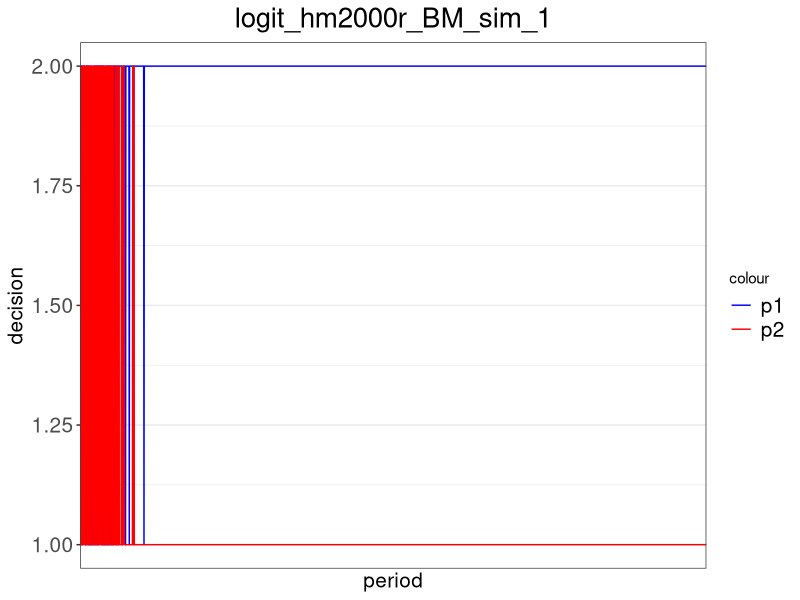
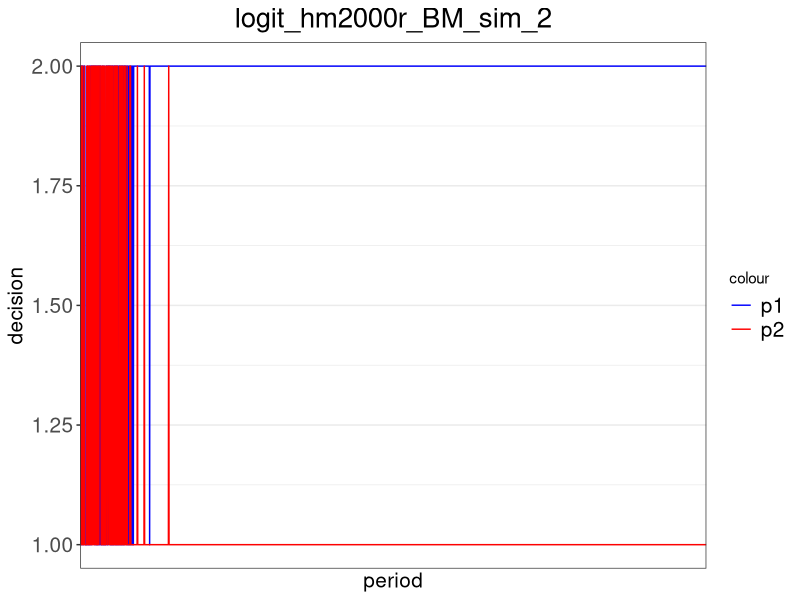
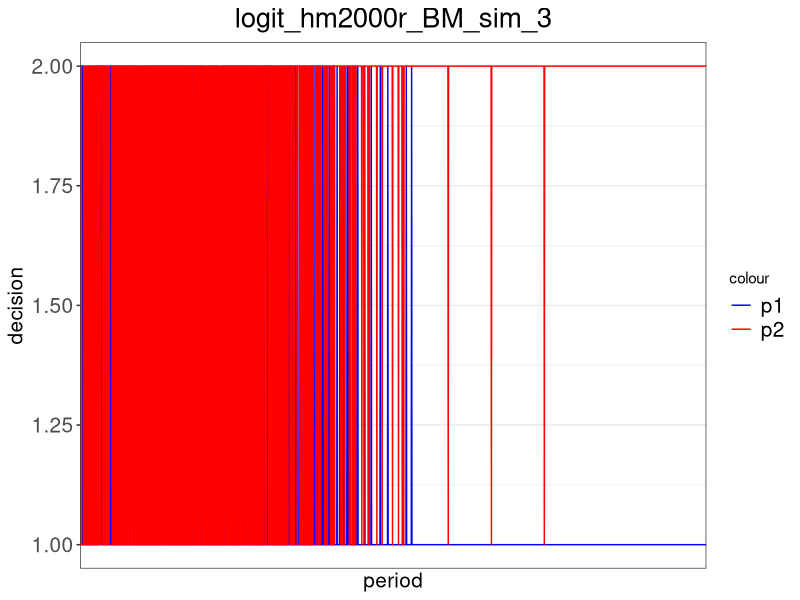
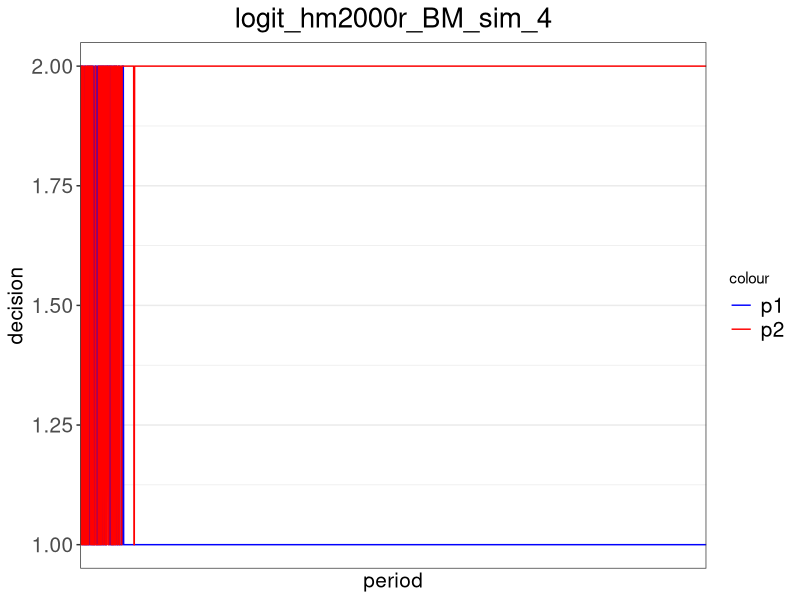
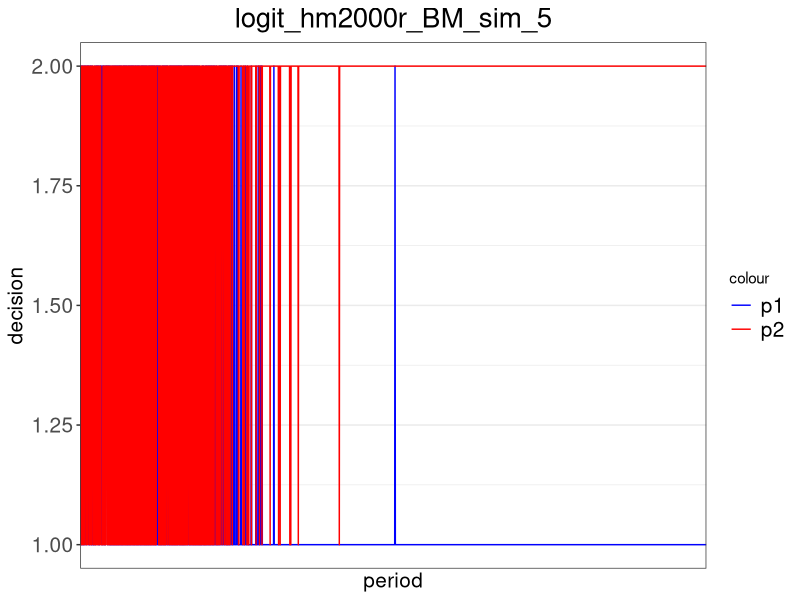

Recreate these plots in R, in order. (Note: a time limit stopped this script after it produced the figures.)
##### Package and Payoff #####
# add package
library(ggplot2)
library(xtable)

# set up the payoff matrix
pay_chicken = matrix(c(100,200,600,500),2,2) # payoff matrix 2x2

# build the payoff function (chicken, can be switched to MV)
payoff = function(my_choice, your_choice){
  return(pay_chicken[my_choice, your_choice])
}


##### HM2000 (regret1) #####
# build the regret function for action m (m is 1,2,or 3) under hm2000
regret_hm2000 = function(m, iteration, my_history, your_history){
  
  # calculate the length of history
  len_history = iteration - 1
  
  # get my most recent decision
  lastchoice = my_history[len_history]
  
  # create a regret payoff term
  my_regret = rep(0, len_history)
  
  # loop over previous periods to replace the choice with decision 1
  for (i in 1:len_history){
    if (my_history[i] == lastchoice){
      my_regret[i] = payoff(m, your_history[i])
    }
    else{
      my_regret[i] = payoff(my_history[i], your_history[i])
    }
  }
  
  # calculate and return the regret
  return(mean(my_regret))
}


# build the decision function based on the regret function under hm2000
decision_hm2000 = function(mu, iteration, my_history, your_history){
  
  # get my most recent decision
  lastchoice = my_history[iteration-1]
  
  # compute regret for all possible decisions
  regret1 = regret_hm2000(1, iteration, my_history, your_history)
  regret2 = regret_hm2000(2, iteration, my_history, your_history)
  
  # calculate the decision when my last choice is 1
  if (lastchoice == 1){
    if (regret1 >= regret2){return(1)}
    else{
      # switch with a positive probability from 1 to 2
      seed = runif(1,0,1)
      prob = (regret2-regret1)/mu
      if (seed <= prob){return(2)}
      else{return(1)}
    }
  }
  
  # calculate the decision when my last choice is 2
  if (lastchoice == 2){
    if (regret1 <= regret2){return(2)}
    else{
      # switch with a positive probability from 2 to 1
      seed = runif(1,0,1)
      prob = (regret1-regret2)/mu
      if (seed <= prob){return(1)}
      else{return(2)}
    }
  }
}


# build the decision function based on logit response
decision_hm2000_logit = function(mu, beta, iteration, my_history, your_history){
  
  # compute regret for all possible decisions
  regret1 = regret_hm2000(1, iteration, my_history, your_history)
  regret2 = regret_hm2000(2, iteration, my_history, your_history)
  
  # using logit response to calculate the probability of choosing each strategy
  prob = c(0,0)
  prob[1] = exp(beta[1]*regret1)/(exp(beta[1]*regret1) + exp(beta[2]*regret2))
  prob[2] = exp(beta[2]*regret2)/(exp(beta[1]*regret1) + exp(beta[2]*regret2))
  
  # randomly determine the decision
  seed = runif(1,0,1)
  if (seed <= prob[1]){return(1)}
  else{return(2)}
}


##### Average Historical Payoff (regret2) #####
# build the regret function for action m (m is 1,2,or 3) under average historical payoff
regret_avgpay = function(m, iteration, my_history, your_history){
  
  # calculate the length of history
  len_history = iteration - 1
  
  # create a regret payoff term
  my_regret = 0
  period = 0
  
  # loop over previous periods to calculate the total historical payoff
  for (i in 1:len_history){
    if (my_history[i] == m){
      my_regret = my_regret + payoff(my_history[i], your_history[i])
      period = period + 1
    }
  }
  
  # return the average historical payoff
  if (period == 0){return(0)}
  else{
    return(my_regret/period)
  }
}


# build the decision function based on the regret function under average historical payoff
decision_avgpay = function(mu, iteration, my_history, your_history){
  
  # get my most recent decision
  lastchoice = my_history[iteration-1]
  
  # compute regret for all possible decisions
  regret1 = regret_avgpay(1, iteration, my_history, your_history)
  regret2 = regret_avgpay(2, iteration, my_history, your_history)
  
  # calculate the decision when my last choice is 1
  if (lastchoice == 1){
    if (regret1 >= regret2){return(1)}
    else{
      # switch with a positive probability from 1 to 2
      seed = runif(1,0,1)
      prob = (regret2-regret1)/mu
      if (seed <= prob){return(2)}
      else{return(1)}
    }
  }
  
  # calculate the decision when my last choice is 2
  if (lastchoice == 2){
    if (regret1 <= regret2){return(2)}
    else{
      # switch with a positive probability from 2 to 1
      seed = runif(1,0,1)
      prob = (regret1-regret2)/mu
      if (seed <= prob){return(1)}
      else{return(2)}
    }
  }
}


# build the decision function based on logit response
decision_avgpay_logit = function(mu, beta, iteration, my_history, your_history){
  
  # compute regret for all possible decisions
  regret1 = regret_avgpay(1, iteration, my_history, your_history)
  regret2 = regret_avgpay(2, iteration, my_history, your_history)
  
  # using logit response to calculate the probability of choosing each strategy
  prob = c(0,0)
  prob[1] = exp(beta[1]*regret1)/(exp(beta[1]*regret1) + exp(beta[2]*regret2))
  prob[2] = exp(beta[2]*regret2)/(exp(beta[1]*regret1) + exp(beta[2]*regret2))
  
  # randomly determine the decision
  seed = runif(1,0,1)
  if (seed <= prob[1]){return(c(1,prob[1],prob[2]))}
  else{return(c(2,prob[1], prob[2]))}
}


##### HM2000 revised (regret3) #####
# build the regret function for action m (m is 1,2,or 3) under hm2000 revised
regret_hm2000r = function(m, iteration, my_history, your_history){
  
  # calculate the length of history
  len_history = iteration - 1
  
  # get my most recent decision
  lastchoice = my_history[len_history]
  
  # create a regret payoff term
  my_regret = 0
  period = 0
  
  # loop over previous periods to replace the choice with decision 1
  for (i in 1:len_history){
    if (my_history[i] == lastchoice){
      my_regret = my_regret + payoff(m, your_history[i])
      period = period + 1
    }
  }
  
  # calculate and return the regret
  return(my_regret/period)
}


# build the decision function based on the regret function under hm2000 revised
decision_hm2000r = function(mu, iteration, my_history, your_history){
  
  # get my most recent decision
  lastchoice = my_history[iteration-1]
  
  # compute regret for all possible decisions
  regret1 = regret_hm2000r(1, iteration, my_history, your_history)
  regret2 = regret_hm2000r(2, iteration, my_history, your_history)
  
  # calculate the decision when my last choice is 1
  if (lastchoice == 1){
    if (regret1 >= regret2){return(1)}
    else{
      # switch with a positive probability from 1 to 2
      seed = runif(1,0,1)
      prob = (regret2-regret1)/mu
      if (seed <= prob){return(2)}
      else{return(1)}
    }
  }
  
  # calculate the decision when my last choice is 2
  if (lastchoice == 2){
    if (regret1 <= regret2){return(2)}
    else{
      # switch with a positive probability from 2 to 1
      seed = runif(1,0,1)
      prob = (regret1-regret2)/mu
      if (seed <= prob){return(1)}
      else{return(2)}
    }
  }
}


# build the decision function based on logit response
decision_hm2000r_logit = function(mu, beta, iteration, my_history, your_history){
  
  # compute regret for all possible decisions
  regret1 = regret_hm2000r(1, iteration, my_history, your_history)
  regret2 = regret_hm2000r(2, iteration, my_history, your_history)
  
  # using logit response to calculate the probability of choosing each strategy
  prob = c(0,0)
  prob[1] = exp(beta[1]*regret1)/(exp(beta[1]*regret1) + exp(beta[2]*regret2))
  prob[2] = exp(beta[2]*regret2)/(exp(beta[1]*regret1) + exp(beta[2]*regret2))
  
  # randomly determine the decision
  seed = runif(1,0,1)
  if (seed <= prob[1]){return(1)}
  else{return(2)}
}


##### HM2001 #####
regret_hm2001 = function(m, iteration, my_history, your_history, my_prob){
  
  # calculate the length of history
  len_history = iteration - 1
  
  # create a regret payoff term
  my_regret = 0
  period = 0
  
  # loop over previous periods to calculate the total historical payoff
  for (i in 1:len_history){
    if (my_history[i] == m){
      my_regret = my_regret + payoff(my_history[i], your_history[i])*((my_prob[i])/(1-my_prob[i]))
    }
  }
  
  # return the average historical payoff
  if (period == 0){return(0)}
  else{
    return(my_regret/len_history)
  }  
}


# build the regret avgpay function
regret_avgpayr = function(m, iteration, my_history, your_history){
  
  # calculate the length of history
  len_history = iteration - 1
  
  # create a regret payoff term
  my_regret = 0
  period = 0
  
  # loop over previous periods to calculate the total historical payoff
  for (i in 1:len_history){
    if (my_history[i] == m){
      my_regret = my_regret + payoff(my_history[i], your_history[i])
      period = period + 1
    }
  }
  
  # return the average historical payoff
  if (period == 0){return(0)}
  else{
    return(my_regret/len_history)
  }
}


# build the decision function based on HM2001
decision_hm2001 = function(mu, delta, gamma, iteration, my_history, your_history, my_prob){
  
  # get my most recent decision
  lastchoice = my_history[iteration-1]
  
  # compute regret for all possible decisions
  regret1 = regret_avgpayr(1, iteration, my_history, your_history)
  regret1m = regret_hm2001(1, iteration, my_history, your_history, 1-my_prob)
  regret2 = regret_avgpayr(2, iteration, my_history, your_history)
  regret2m = regret_hm2001(2, iteration, my_history, your_history, my_prob)
  seed = runif(1,0,1)
  # calculate the decision when my last choice is 1
  if (lastchoice == 1){
    cjk = regret2m - regret1
    q = max(cjk,0)
    psw = (1-delta/(iteration^gamma))*min(q/mu,1)+(delta/(iteration^gamma))*(1/2)
    if (seed <= psw){return(c(2,1-psw))}
    else{return(c(1,1-psw))}
  }
  else{
    cjk = regret1m - regret2
    q = max(cjk,0)
    psw = (1-delta/(iteration^gamma))*min(q/mu,1)+(delta/(iteration^gamma))*(1/2)
    if (seed <= psw){return(c(1,psw))}
    else{return(c(2,psw))}
  }
}    


##### Pair level graph and joint density - HM2000 and avgpay #####
# set up the parameters for the simulation
mu = 1500 # HM2000 probability parameter
n = 2000 # number of periods in each simulation
sim = 5 # number of simulations
experiment = 100 # number of experimentation periods where players randomly make decisions

# set up the joint density matrix
joint_density_all = matrix(c(0,0,0,0),2,2)

# set up the joint density matrix for each simulation
joint_density = list()

# run the simulations
for (s in 1:sim){
  
  # set up the vectors for choices and game parameters
  history_p1 = rep(0, n)
  history_p2 = rep(0, n)
  
  # calculate the experimentation periods with random starting decisions
  history_p1[1:experiment] = sample(1:2, experiment, replace = TRUE)
  history_p2[1:experiment] = sample(1:2, experiment, replace = TRUE)
  
  # set up the joint density matrix for the current simulation
  joint_density[[s]] = matrix(c(0,0,0,0),2,2)
  
  # calculate the rest of the decisions to n periods
  for (i in (experiment+1):n){
    history_p1[i] = decision_hm2000r_logit(mu, c(0.1,0.1), i, history_p1, history_p2)
    history_p2[i] = decision_hm2000r_logit(mu, c(0.1,0.1), i, history_p2, history_p1)
    
    # update the joint density matrix
    if (history_p1[i]==1 & history_p2[i]==1){joint_density[[s]][1,1]=joint_density[[s]][1,1]+1}
    else if (history_p1[i]==1 & history_p2[i]==2){joint_density[[s]][1,2]=joint_density[[s]][1,2]+1}
    else if (history_p1[i]==2 & history_p2[i]==1){joint_density[[s]][2,1]=joint_density[[s]][2,1]+1}
    else{joint_density[[s]][2,2]=joint_density[[s]][2,2]+1}
  }
  
  # normalize the frequency to probability
  joint_density[[s]] = round(joint_density[[s]]/sum(joint_density[[s]]), 3)
  
  # create the dataset for figures
  df = data.frame(
    p1_choice = history_p1,
    p2_choice = history_p2,
    period = 1:n
  )
  
  # graph the decision making
  title = paste('logit_hm2000r', 'BM', 'sim', as.character(s), sep = '_')
  file = paste("D:/Dropbox/Working Papers/Correlated Equilibrium/data/simulations/", title, sep = "")
  file = paste(file, ".png", sep = "")
  png(file, width = 400, height = 200)
  
  pic = ggplot(data = df) +
    geom_line(aes(x=period, y=p1_choice, colour='blue')) +
    geom_line(aes(x=period, y=p2_choice, colour='red')) +
    scale_x_discrete(name='period', waiver()) +
    scale_y_continuous(name='decision', limits=c(1,2)) +
    ggtitle(title) + 
    theme_bw() + 
    scale_colour_manual(values=c('blue', 'red'), labels=c('p1', 'p2')) +
    theme(plot.title = element_text(hjust = 0.5, size = 20), legend.text = element_text(size = 15),
          axis.title.x = element_text(size = 15), axis.title.y = element_text(size = 15),
          axis.text.x = element_text(size = 15), axis.text.y = element_text(size = 15))
  
  print(pic)
  dev.off()
}

# finalize the joint density matrix
xtable(joint_density[[1]])

for (a in 1:sim){
  joint_density_all = joint_density_all + joint_density[[a]]
}
joint_density_all = joint_density_all / sim
xtable(joint_density_all, caption = title)


##### Pair level graph and joint density - HM2001 #####
# set up the parameters for the simulation
mu = 1500 # HM2000 probability parameter
n = 10000 # number of periods in each simulation
sim = 1 # number of simulations
experiment = 1 # number of experimentation periods where players randomly make decisions
delta = 0.1
gamma = 0.0001

# set up the joint density matrix
joint_density_all = matrix(c(0,0,0,0),2,2)

# set up the joint density matrix for each simulation
joint_density = list()

# run the simulations
for (s in 1:sim){
  # set up the probability choices for HM2001
  prob_p1 = rep(0.5, n)
  prob_p2 = rep(0.5, n)
  
  # set up the vectors for choices and game parameters
  history_p1 = rep(0, n)
  history_p2 = rep(0, n)
  
  # calculate the experimentation periods with random starting decisions
  history_p1[1:experiment] = sample(1:2, experiment, replace = TRUE)
  history_p2[1:experiment] = sample(1:2, experiment, replace = TRUE)
  
  # set up the joint density matrix for the current simulation
  joint_density[[s]] = matrix(c(0,0,0,0),2,2)
  
  # calculate the rest of the decisions to n periods
  for (i in (experiment+1):n){
    history_p1[i] = decision_hm2001(mu, delta, gamma, i, history_p1, history_p2, prob_p1)[1]
    prob_p1[i] = decision_hm2001(mu, delta, gamma, i, history_p1, history_p2, prob_p1)[2]
    history_p2[i] = decision_hm2001(mu, delta, gamma, i, history_p2, history_p1, prob_p2)[1]
    prob_p2[i] = decision_hm2001(mu, delta, gamma, i, history_p2, history_p1, prob_p2)[2]
    
    # update the joint density matrix
    if (history_p1[i]==1 & history_p2[i]==1){joint_density[[s]][1,1]=joint_density[[s]][1,1]+1}
    else if (history_p1[i]==1 & history_p2[i]==2){joint_density[[s]][1,2]=joint_density[[s]][1,2]+1}
    else if (history_p1[i]==2 & history_p2[i]==1){joint_density[[s]][2,1]=joint_density[[s]][2,1]+1}
    else{joint_density[[s]][2,2]=joint_density[[s]][2,2]+1}
  }
  
  # normalize the frequency to probability
  joint_density[[s]] = round(joint_density[[s]]/sum(joint_density[[s]]), 3)
  
  # create the dataset for figures
  df = data.frame(
    p1_choice = history_p1,
    p2_choice = history_p2,
    period = 1:n
  )
  
  # graph the decision making
  title = paste('hm2001', 'BM', 'sim', as.character(s), sep = '_')
  file = paste("D:/Dropbox/Working Papers/Correlated Equilibrium/data/simulations/", title, sep = "")
  file = paste(file, ".png", sep = "")
  png(file, width = 400, height = 200)
  
  pic = ggplot(data = df) +
    geom_line(aes(x=period, y=p1_choice, colour='blue')) +
    geom_line(aes(x=period, y=p2_choice, colour='red')) +
    scale_x_discrete(name='period', waiver()) +
    scale_y_continuous(name='decision', limits=c(1,2)) +
    ggtitle(title) + 
    theme_bw() + 
    scale_colour_manual(values=c('blue', 'red'), labels=c('p1', 'p2')) +
    theme(plot.title = element_text(hjust = 0.5, size = 20), legend.text = element_text(size = 15),
          axis.title.x = element_text(size = 15), axis.title.y = element_text(size = 15),
          axis.text.x = element_text(size = 15), axis.text.y = element_text(size = 15))
  
  print(pic)
  dev.off()
}

# finalize the joint density matrix
xtable(joint_density[[1]])

for (a in 1:sim){
  joint_density_all = joint_density_all + joint_density[[a]]
}
joint_density_all = joint_density_all / sim
xtable(joint_density_all, caption = title)


##### Probability of converging to collusion #####
# set up the parameters for the simulation
mu = 1500 # HM2000 probability parameter
n = 1000 # number of periods in each simulation
sim = 100 # number of simulations
experiment = 100 # number of experimentation periods where players randomly make decisions
beta = 0.035

# set up the joint density matrix
joint_density_all = matrix(c(0,0,0,0),2,2)

# set up the joint density matrix and history data for each simulation
joint_density = list()
history_all = list()

# run the simulations
for (s in 1:sim){
  
  # set up the vectors for choices and game parameters
  history_p1 = rep(0, n)
  history_p2 = rep(0, n)
  prob_p1_1 = rep(0, n)
  prob_p1_2 = rep(0, n)
  prob_p2_1 = rep(0, n)
  prob_p2_2 = rep(0, n)
  
  # calculate the experimentation periods with random starting decisions
  history_p1[1:experiment] = sample(1:2, experiment, replace = TRUE)
  history_p2[1:experiment] = sample(1:2, experiment, replace = TRUE)
  
  # set up the joint density matrix for the current simulation
  joint_density[[s]] = matrix(c(0,0,0,0),2,2)
  
  # calculate the rest of the decisions to n periods
  for (i in (experiment+1):n){
    history_p1[i] = decision_avgpay_logit(mu, c(beta,beta), i, history_p1, history_p2)[1]
    history_p2[i] = decision_avgpay_logit(mu, c(beta,beta), i, history_p2, history_p1)[1]
    prob_p1_1[i] = decision_avgpay_logit(mu, c(beta,beta), i, history_p1, history_p2)[2]
    prob_p1_2[i] = decision_avgpay_logit(mu, c(beta,beta), i, history_p1, history_p2)[3]
    prob_p2_1[i] = decision_avgpay_logit(mu, c(beta,beta), i, history_p2, history_p1)[2]
    prob_p2_2[i] = decision_avgpay_logit(mu, c(beta,beta), i, history_p2, history_p1)[3]
    
    # update the joint density matrix
    if (history_p1[i]==1 & history_p2[i]==1){joint_density[[s]][1,1]=joint_density[[s]][1,1]+1}
    else if (history_p1[i]==1 & history_p2[i]==2){joint_density[[s]][1,2]=joint_density[[s]][1,2]+1}
    else if (history_p1[i]==2 & history_p2[i]==1){joint_density[[s]][2,1]=joint_density[[s]][2,1]+1}
    else{joint_density[[s]][2,2]=joint_density[[s]][2,2]+1}
  }
  
  # normalize the frequency to probability
  joint_density[[s]] = round(joint_density[[s]]/sum(joint_density[[s]]), 3)
  
  # create the dataset
  df = data.frame(
    p1_choice = history_p1,
    p2_choice = history_p2,
    p1_prob_1 = prob_p1_1,
    p1_prob_2 = prob_p1_2,
    p2_prob_1 = prob_p2_1,
    p2_prob_2 = prob_p2_2,
    period = 1:n
  )
  history_all[[s]] = df
}

# finalize the joint density matrix
for (a in 1:sim){
  joint_density_all = joint_density_all + joint_density[[a]]
}
joint_density_all = joint_density_all / sim
xtable(joint_density_all)

# check the probability of playing collusion
length = rep(0, sim)
df_m = data.frame(nash1 = length, nash2 = length, collude = length)
for (j in 1:sim){
  
  df_m$nash1[j] = joint_density[[j]][1,2]
  df_m$nash2[j] = joint_density[[j]][2,1]
  df_m$collude[j] = joint_density[[j]][2,2]
}

# graph the cdf
title = paste('cdf of playing NE and collusion', 'b', as.character(beta), sep = ' ')
file = paste("D:/Dropbox/Working Papers/Correlated Equilibrium/data/simulations/", title, sep = "")
file = paste(file, ".png", sep = "")
png(file, width = 700, height = 400)

pic = ggplot(data = df_m) +
  stat_ecdf(geom="step", aes(x=collude, colour='blue')) +
  stat_ecdf(geom="step", aes(x=nash1, colour='red')) +
  stat_ecdf(geom="step", aes(x=nash2, colour='green')) +
  scale_x_continuous(name='prob of play', waiver(), limits=c(0,1)) +
  scale_y_continuous(name='density') +
  ggtitle(title) +
  theme_bw() + 
  scale_colour_manual(values=c('blue','red', 'green'), label=c('collude', 'nash2', 'nash1')) +
  theme(plot.title = element_text(hjust = 0.5, size = 20), legend.text = element_text(size = 15),
        axis.title.x = element_text(size = 15), axis.title.y = element_text(size = 15),
        axis.text.x = element_text(size = 15), axis.text.y = element_text(size = 15))

print(pic)
dev.off()

write.csv(history_all[[3]], file = 'D:/Dropbox/Working Papers/Correlated Equilibrium/data/simulations/sample.csv')
